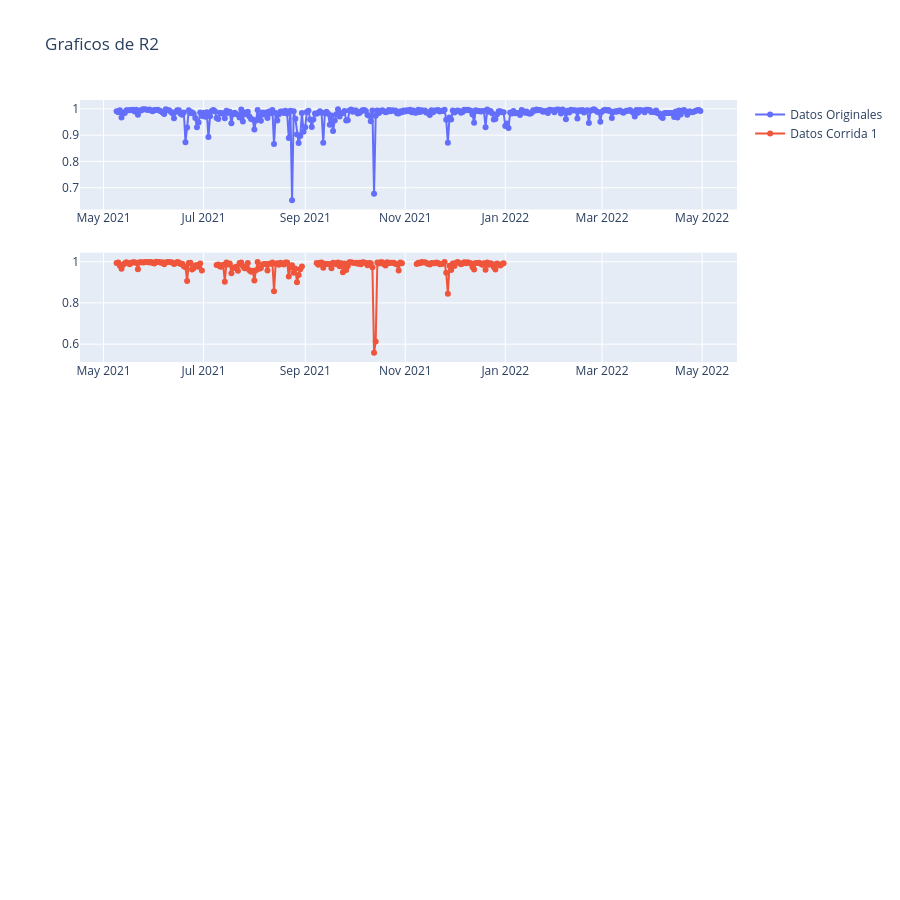

The code cell stored with this chart in its notebook:
### Code cell
from plotly.subplots import make_subplots
import plotly.graph_objects as go

fig = make_subplots(rows=5, cols=1)


fig.add_trace(go.Scatter(x=original['FECHA-HORA'], y=original['R2'],
                    mode='lines+markers',
                    name='Datos Originales'), 
                  row=1, col=1)
fig.add_trace(go.Scatter(x=original['FECHA-HORA'], y=original['R2_rt'],
                    mode='lines+markers',
                    name='Datos Corrida 1'), 
                  row=2, col=1)
                                         
fig.update_layout(title_text="Graficos de R2", height=900)                                         
fig.show()

### Figure 1 — Plotly figure (JSON) as saved in the notebook; plotly's stock layout.template omitted (floating-point values rounded to 4 significant figures; data arrays with more than 128 entries replaced by an {"elided": "..."} marker saying what was removed)
{"data": [{"mode": "lines+markers", "name": "Datos Originales", "type": "scatter", "x": {"elided": "357 str values"}, "xaxis": "x", "y": {"elided": "357 float values"}, "yaxis": "y"}, {"mode": "lines+markers", "name": "Datos Corrida 1", "type": "scatter", "x": {"elided": "357 str values"}, "xaxis": "x2", "y": {"elided": "357 float values"}, "yaxis": "y2"}], "layout": {"height": 900, "title": {"text": "Graficos de R2"}, "xaxis": {"anchor": "y", "domain": [0, 1]}, "xaxis2": {"anchor": "y2", "domain": [0, 1]}, "xaxis3": {"anchor": "y3", "domain": [0, 1]}, "xaxis4": {"anchor": "y4", "domain": [0, 1]}, "xaxis5": {"anchor": "y5", "domain": [0, 1]}, "yaxis": {"anchor": "x", "domain": [0.848, 1]}, "yaxis2": {"anchor": "x2", "domain": [0.636, 0.788]}, "yaxis3": {"anchor": "x3", "domain": [0.424, 0.576]}, "yaxis4": {"anchor": "x4", "domain": [0.212, 0.364]}, "yaxis5": {"anchor": "x5", "domain": [0, 0.152]}}}
